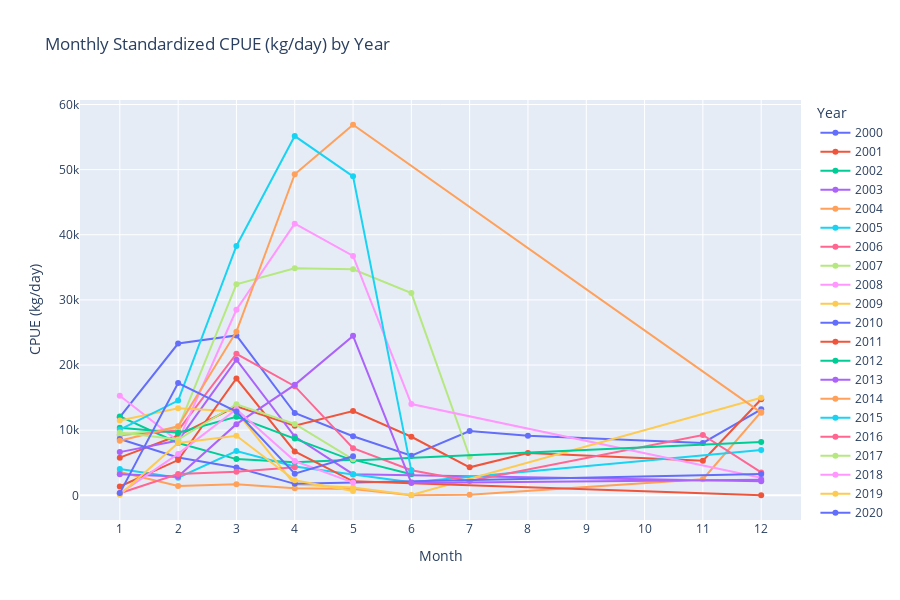

Notebook cell for this chart:
### Code cell
#Save summary statistics
summary = monthly_cpue.groupby("Year")["Monthly_CPUE"].describe()
summary.to_csv("../results/summaries/yearly_cpue_summary.csv")

# Create an interactive line plot
fig = px.line(
    monthly_cpue,
    x="Month",
    y="Monthly_CPUE",
    color="Year",
    markers=True,
    title="Monthly Standardized CPUE (kg/day) by Year",
    labels={"Monthly_CPUE": "CPUE (kg/day)", "Month": "Month"}
)

# Customize layout
fig.update_layout(
    legend_title="Year",
    xaxis=dict(tickmode='linear', tick0=1, dtick=1),
    hovermode='x unified',
    width=900,
    height=600
)

# Save as interactive HTML
fig.write_html("../results/plots/monthly_cpue_plot.html")

# Save as static PNG (requires 'kaleido')
try:
    fig.write_image("../results/plots/monthly_cpue_plot.png")
except ValueError as e:
    print("Static image could not be saved. Ensure 'kaleido' is installed. Error:", e)

fig.show()

### Figure 1 — Plotly figure (JSON) as saved in the notebook; plotly's stock layout.template omitted (floating-point values rounded to 4 significant figures)
{"data": [{"hovertemplate": "Year=2000<br>Month=%{x}<br>CPUE (kg/day)=%{y}<extra></extra>", "legendgroup": "2000", "line": {"color": "#636efa", "dash": "solid"}, "marker": {"symbol": "circle"}, "mode": "markers+lines", "name": "2000", "orientation": "v", "showlegend": true, "type": "scatter", "x": [1, 2, 3, 4, 5, 6, 7, 8, 11, 12], "xaxis": "x", "y": [11990.0, 23310.0, 24550.0, 12640.0, 9060.0, 6085.0, 9865.0, 9127.0, 8040.0, 13200.0], "yaxis": "y"}, {"hovertemplate": "Year=2001<br>Month=%{x}<br>CPUE (kg/day)=%{y}<extra></extra>", "legendgroup": "2001", "line": {"color": "#EF553B", "dash": "solid"}, "marker": {"symbol": "circle"}, "mode": "markers+lines", "name": "2001", "orientation": "v", "showlegend": true, "type": "scatter", "x": [1, 2, 3, 4, 5, 6, 7, 8, 11, 12], "xaxis": "x", "y": [5779.0, 9188.0, 13670.0, 10680.0, 12930.0, 8993.0, 4299.0, 6500.0, 5311.0, 14760.0], "yaxis": "y"}, {"hovertemplate": "Year=2002<br>Month=%{x}<br>CPUE (kg/day)=%{y}<extra></extra>", "legendgroup": "2002", "line": {"color": "#00cc96", "dash": "solid"}, "marker": {"symbol": "circle"}, "mode": "markers+lines", "name": "2002", "orientation": "v", "showlegend": true, "type": "scatter", "x": [1, 2, 3, 4, 5, 6], "xaxis": "x", "y": [12110.0, 8039.0, 5560.0, 5060.0, 5476.0, 3243.0], "yaxis": "y"}, {"hovertemplate": "Year=2003<br>Month=%{x}<br>CPUE (kg/day)=%{y}<extra></extra>", "legendgroup": "2003", "line": {"color": "#ab63fa", "dash": "solid"}, "marker": {"symbol": "circle"}, "mode": "markers+lines", "name": "2003", "orientation": "v", "showlegend": true, "type": "scatter", "x": [1, 2, 3, 4, 5, 12], "xaxis": "x", "y": [6632.0, 8404.0, 20820.0, 9014.0, 3248.0, 2178.0], "yaxis": "y"}, {"hovertemplate": "Year=2004<br>Month=%{x}<br>CPUE (kg/day)=%{y}<extra></extra>", "legendgroup": "2004", "line": {"color": "#FFA15A", "dash": "solid"}, "marker": {"symbol": "circle"}, "mode": "markers+lines", "name": "2004", "orientation": "v", "showlegend": true, "type": "scatter", "x": [1, 2, 3, 4, 5, 6, 7, 11, 12], "xaxis": "x", "y": [3592.0, 1438.0, 1707.0, 1074.0, 965.1, 28.53, 86.89, 2474.0, 12820.0], "yaxis": "y"}, {"hovertemplate": "Year=2005<br>Month=%{x}<br>CPUE (kg/day)=%{y}<extra></extra>", "legendgroup": "2005", "line": {"color": "#19d3f3", "dash": "solid"}, "marker": {"symbol": "circle"}, "mode": "markers+lines", "name": "2005", "orientation": "v", "showlegend": true, "type": "scatter", "x": [1, 2, 3, 4, 5, 6, 12], "xaxis": "x", "y": [4053.0, 2715.0, 6795.0, 4421.0, 3201.0, 1991.0, 6952.0], "yaxis": "y"}, {"hovertemplate": "Year=2006<br>Month=%{x}<br>CPUE (kg/day)=%{y}<extra></extra>", "legendgroup": "2006", "line": {"color": "#FF6692", "dash": "solid"}, "marker": {"symbol": "circle"}, "mode": "markers+lines", "name": "2006", "orientation": "v", "showlegend": true, "type": "scatter", "x": [1, 2, 3, 4, 5, 6, 7, 11, 12], "xaxis": "x", "y": [9278.0, 9943.0, 21730.0, 16750.0, 7231.0, 3844.0, 2186.0, 9264.0, 3516.0], "yaxis": "y"}, {"hovertemplate": "Year=2007<br>Month=%{x}<br>CPUE (kg/day)=%{y}<extra></extra>", "legendgroup": "2007", "line": {"color": "#B6E880", "dash": "solid"}, "marker": {"symbol": "circle"}, "mode": "markers+lines", "name": "2007", "orientation": "v", "showlegend": true, "type": "scatter", "x": [1, 2, 3, 4, 5, 6, 7], "xaxis": "x", "y": [9320.0, 10310.0, 32400.0, 34840.0, 34710.0, 31050.0, 5916.0], "yaxis": "y"}, {"hovertemplate": "Year=2008<br>Month=%{x}<br>CPUE (kg/day)=%{y}<extra></extra>", "legendgroup": "2008", "line": {"color": "#FF97FF", "dash": "solid"}, "marker": {"symbol": "circle"}, "mode": "markers+lines", "name": "2008", "orientation": "v", "showlegend": true, "type": "scatter", "x": [1, 2, 3, 4, 5, 6, 12], "xaxis": "x", "y": [15300.0, 8326.0, 28480.0, 41700.0, 36760.0, 14010.0, 2689.0], "yaxis": "y"}, {"hovertemplate": "Year=2009<br>Month=%{x}<br>CPUE (kg/day)=%{y}<extra></extra>", "legendgroup": "2009", "line": {"color": "#FECB52", "dash": "solid"}, "marker": {"symbol": "circle"}, "mode": "markers+lines", "name": "2009", "orientation": "v", "showlegend": true, "type": "scatter", "x": [1, 2, 3, 4, 5, 6, 12], "xaxis": "x", "y": [11500.0, 13380.0, 12860.0, 1644.0, 1193.0, 52.6, 14990.0], "yaxis": "y"}, {"hovertemplate": "Year=2010<br>Month=%{x}<br>CPUE (kg/day)=%{y}<extra></extra>", "legendgroup": "2010", "line": {"color": "#636efa", "dash": "solid"}, "marker": {"symbol": "circle"}, "mode": "markers+lines", "name": "2010", "orientation": "v", "showlegend": true, "type": "scatter", "x": [1, 2, 3, 4, 12], "xaxis": "x", "y": [8647.0, 5820.0, 4263.0, 1762.0, 3258.0], "yaxis": "y"}, {"hovertemplate": "Year=2011<br>Month=%{x}<br>CPUE (kg/day)=%{y}<extra></extra>", "legendgroup": "2011", "line": {"color": "#EF553B", "dash": "solid"}, "marker": {"symbol": "circle"}, "mode": "markers+lines", "name": "2011", "orientation": "v", "showlegend": true, "type": "scatter", "x": [1, 2, 3, 4, 5, 12], "xaxis": "x", "y": [1353.0, 5415.0, 17930.0, 6745.0, 2156.0, 10.06], "yaxis": "y"}, {"hovertemplate": "Year=2012<br>Month=%{x}<br>CPUE (kg/day)=%{y}<extra></extra>", "legendgroup": "2012", "line": {"color": "#00cc96", "dash": "solid"}, "marker": {"symbol": "circle"}, "mode": "markers+lines", "name": "2012", "orientation": "v", "showlegend": true, "type": "scatter", "x": [1, 2, 3, 4, 5, 12], "xaxis": "x", "y": [10350.0, 9615.0, 12060.0, 8739.0, 5329.0, 8191.0], "yaxis": "y"}, {"hovertemplate": "Year=2013<br>Month=%{x}<br>CPUE (kg/day)=%{y}<extra></extra>", "legendgroup": "2013", "line": {"color": "#ab63fa", "dash": "solid"}, "marker": {"symbol": "circle"}, "mode": "markers+lines", "name": "2013", "orientation": "v", "showlegend": true, "type": "scatter", "x": [1, 2, 3, 4, 5, 6, 12], "xaxis": "x", "y": [3228.0, 2889.0, 10930.0, 16960.0, 24480.0, 1893.0, 2409.0], "yaxis": "y"}, {"hovertemplate": "Year=2014<br>Month=%{x}<br>CPUE (kg/day)=%{y}<extra></extra>", "legendgroup": "2014", "line": {"color": "#FFA15A", "dash": "solid"}, "marker": {"symbol": "circle"}, "mode": "markers+lines", "name": "2014", "orientation": "v", "showlegend": true, "type": "scatter", "x": [1, 2, 3, 4, 5, 12], "xaxis": "x", "y": [8367.0, 10600.0, 25120.0, 49290.0, 56890.0, 12690.0], "yaxis": "y"}, {"hovertemplate": "Year=2015<br>Month=%{x}<br>CPUE (kg/day)=%{y}<extra></extra>", "legendgroup": "2015", "line": {"color": "#19d3f3", "dash": "solid"}, "marker": {"symbol": "circle"}, "mode": "markers+lines", "name": "2015", "orientation": "v", "showlegend": true, "type": "scatter", "x": [1, 2, 3, 4, 5, 6], "xaxis": "x", "y": [10090.0, 14550.0, 38270.0, 55160.0, 48980.0, 3795.0], "yaxis": "y"}, {"hovertemplate": "Year=2016<br>Month=%{x}<br>CPUE (kg/day)=%{y}<extra></extra>", "legendgroup": "2016", "line": {"color": "#FF6692", "dash": "solid"}, "marker": {"symbol": "circle"}, "mode": "markers+lines", "name": "2016", "orientation": "v", "showlegend": true, "type": "scatter", "x": [1, 2, 3, 4], "xaxis": "x", "y": [317.2, 3267.0, 3635.0, 4311.0], "yaxis": "y"}, {"hovertemplate": "Year=2017<br>Month=%{x}<br>CPUE (kg/day)=%{y}<extra></extra>", "legendgroup": "2017", "line": {"color": "#B6E880", "dash": "solid"}, "marker": {"symbol": "circle"}, "mode": "markers+lines", "name": "2017", "orientation": "v", "showlegend": true, "type": "scatter", "x": [1, 2, 3, 4, 5], "xaxis": "x", "y": [9633.0, 8562.0, 13980.0, 10950.0, 5527.0], "yaxis": "y"}, {"hovertemplate": "Year=2018<br>Month=%{x}<br>CPUE (kg/day)=%{y}<extra></extra>", "legendgroup": "2018", "line": {"color": "#FF97FF", "dash": "solid"}, "marker": {"symbol": "circle"}, "mode": "markers+lines", "name": "2018", "orientation": "v", "showlegend": true, "type": "scatter", "x": [1, 2, 3, 4, 5], "xaxis": "x", "y": [273.2, 6357.0, 13220.0, 5267.0, 1953.0], "yaxis": "y"}, {"hovertemplate": "Year=2019<br>Month=%{x}<br>CPUE (kg/day)=%{y}<extra></extra>", "legendgroup": "2019", "line": {"color": "#FECB52", "dash": "solid"}, "marker": {"symbol": "circle"}, "mode": "markers+lines", "name": "2019", "orientation": "v", "showlegend": true, "type": "scatter", "x": [1, 2, 3, 4, 5], "xaxis": "x", "y": [99.16, 8048.0, 9135.0, 2319.0, 663.4], "yaxis": "y"}, {"hovertemplate": "Year=2020<br>Month=%{x}<br>CPUE (kg/day)=%{y}<extra></extra>", "legendgroup": "2020", "line": {"color": "#636efa", "dash": "solid"}, "marker": {"symbol": "circle"}, "mode": "markers+lines", "name": "2020", "orientation": "v", "showlegend": true, "type": "scatter", "x": [1, 2, 3, 4, 5], "xaxis": "x", "y": [339.6, 17240.0, 12870.0, 3328.0, 5992.0], "yaxis": "y"}], "layout": {"height": 600, "hovermode": "x unified", "legend": {"title": {"text": "Year"}, "tracegroupgap": 0}, "title": {"text": "Monthly Standardized CPUE (kg/day) by Year"}, "width": 900, "xaxis": {"anchor": "y", "domain": [0, 1], "dtick": 1, "tick0": 1, "tickmode": "linear", "title": {"text": "Month"}}, "yaxis": {"anchor": "x", "domain": [0, 1], "title": {"text": "CPUE (kg/day)"}}}}
